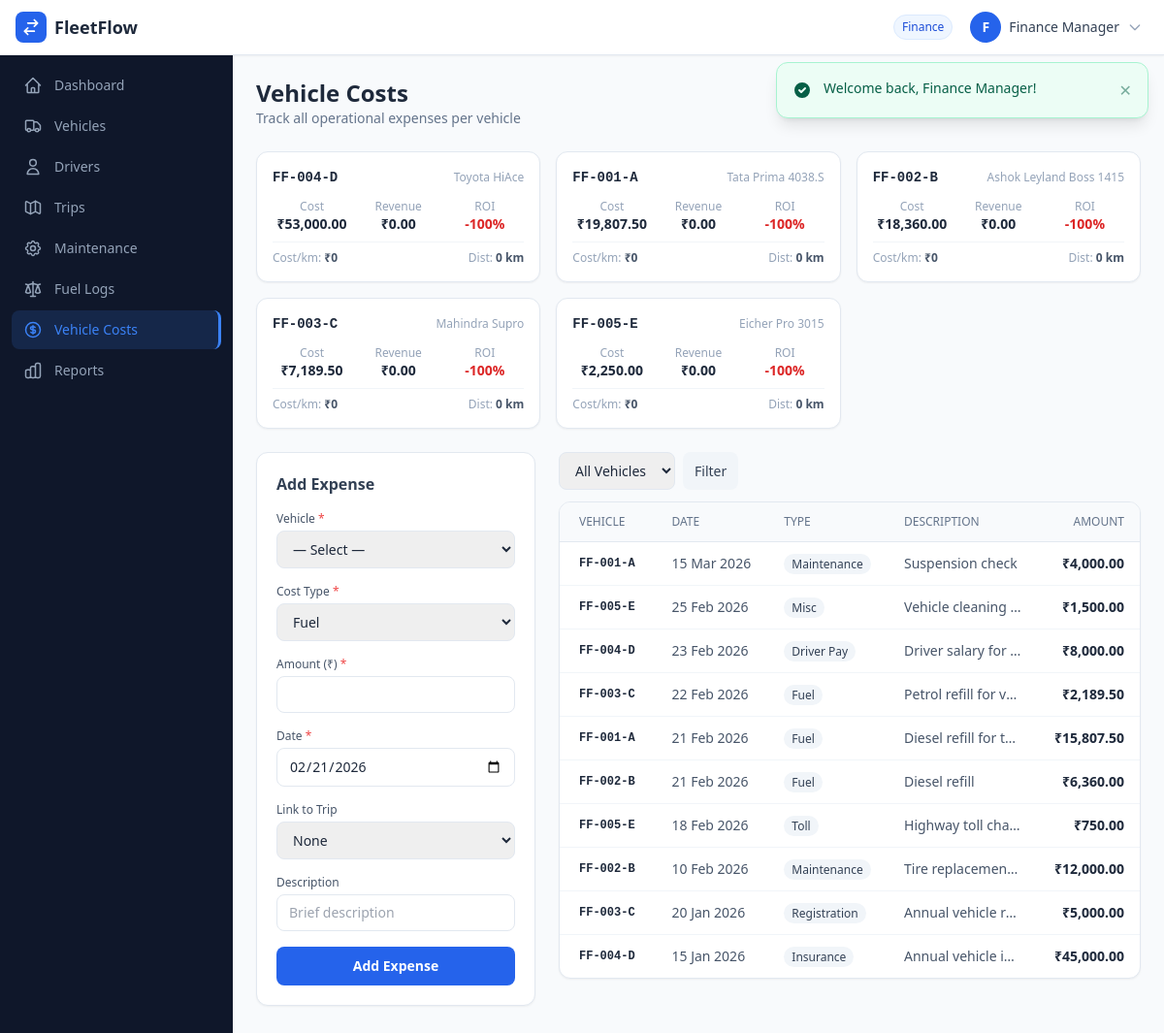
The page /vehicle_costs.php (signed in) on the database its author committed.
### tables this page shows
CREATE TABLE vehicles (
    id INT AUTO_INCREMENT PRIMARY KEY,
    license_plate VARCHAR(20) NOT NULL UNIQUE,
    make VARCHAR(50) NOT NULL,
    model VARCHAR(50) NOT NULL,
    year YEAR NOT NULL,
    type ENUM('Truck','Van','Car','Motorcycle','Bus','Other') NOT NULL DEFAULT 'Truck',
    max_capacity DECIMAL(10,2) NOT NULL COMMENT 'in kg',
    status ENUM('Available','On Trip','In Shop','Suspended') NOT NULL DEFAULT 'Available',
    odometer DECIMAL(10,2) DEFAULT 0 COMMENT 'in km',
    notes TEXT,
    created_at TIMESTAMP DEFAULT CURRENT_TIMESTAMP,
    updated_at TIMESTAMP DEFAULT CURRENT_TIMESTAMP ON UPDATE CURRENT_TIMESTAMP
);

CREATE TABLE vehicle_costs (
    id INT AUTO_INCREMENT PRIMARY KEY,
    vehicle_id INT NOT NULL,
    trip_id INT,
    cost_type ENUM('Fuel','Maintenance','Insurance','Registration','Toll','Driver Pay','Misc') NOT NULL,
    amount DECIMAL(12,2) NOT NULL,
    cost_date DATE NOT NULL,
    description VARCHAR(255),
    notes TEXT,
    created_by INT,
    created_at TIMESTAMP DEFAULT CURRENT_TIMESTAMP,
    FOREIGN KEY (vehicle_id) REFERENCES vehicles(id) ON DELETE CASCADE,
    FOREIGN KEY (trip_id) REFERENCES trips(id) ON DELETE SET NULL,
    FOREIGN KEY (created_by) REFERENCES users(id) ON DELETE SET NULL
);

### config.php (called while the page is built, shortened)
<?php
function e(string $str): string {
    return htmlspecialchars($str, ENT_QUOTES, 'UTF-8');
}
function formatCurrency(float $amount): string {
    return '₹' . number_format($amount, 2);
}

### vehicle_costs.php (the view, shortened to what this page needs)
<?php
$db = getDB();
$filter_vid = (int)($_GET['vehicle_id'] ?? 0);
$where  = $filter_vid ? "WHERE c.vehicle_id=:vid" : '';
$params = $filter_vid ? ['vid'=>$filter_vid] : [];
$costs  = $db->prepare("SELECT c.*, v.license_plate FROM vehicle_costs c JOIN vehicles v ON v.id=c.vehicle_id $where ORDER BY c.cost_date DESC, c.created_at DESC LIMIT 100");
$costs->execute($params);
$costs = $costs->fetchAll();
$summary = $db->query("
    SELECT v.id, v.license_plate, v.make, v.model,
        COALESCE(SUM(c.amount),0) as total_cost,
        COALESCE((SELECT SUM(revenue) FROM trips WHERE vehicle_id=v.id AND status='Completed'),0) as total_revenue,
        COALESCE((SELECT SUM(distance_km) FROM trips WHERE vehicle_id=v.id AND status='Completed'),0) as total_km
    FROM vehicles v
    LEFT JOIN vehicle_costs c ON c.vehicle_id=v.id
    GROUP BY v.id ORDER BY total_cost DESC
")->fetchAll();
include 'includes/header.php';
?>
<div class="mb-6">
    <h1 class="text-2xl font-bold text-slate-800">Vehicle Costs</h1>
    <p class="text-slate-500 text-sm">Track all operational expenses per vehicle</p>
</div>
<div class="grid grid-cols-1 sm:grid-cols-2 lg:grid-cols-3 gap-4 mb-6">
    <?php foreach(array_slice($summary,0,6) as $s):
        $roi = $s['total_cost'] > 0 ? round((($s['total_revenue'] - $s['total_cost']) / $s['total_cost'])*100,1) : 0;
        $cpm = $s['total_km'] > 0 ? round($s['total_cost']/$s['total_km'],2) : 0;
    ?>
    <div class="bg-white rounded-xl border border-slate-200 shadow-sm p-4">
        <div class="flex items-center justify-between mb-3">
            <span class="font-mono text-sm font-bold text-slate-800"><?= e($s['license_plate']) ?></span>
            <span class="text-xs text-slate-400"><?= e($s['make'].' '.$s['model']) ?></span>
        </div>
        <div class="grid grid-cols-3 gap-2 text-center">
            <div>
                <p class="text-xs text-slate-400">Cost</p>
                <p class="font-semibold text-slate-800 text-sm"><?= formatCurrency((float)$s['total_cost']) ?></p>
            </div>
            <div>
                <p class="text-xs text-slate-400">Revenue</p>
                <p class="font-semibold text-slate-800 text-sm"><?= formatCurrency((float)$s['total_revenue']) ?></p>
            </div>
            <div>
                <p class="text-xs text-slate-400">ROI</p>
                <p class="font-semibold text-sm <?= $roi >= 0 ? 'text-emerald-600' : 'text-red-600' ?>"><?= $roi ?>%</p>
            </div>
        </div>
        <div class="mt-2 pt-2 border-t border-slate-100 flex justify-between text-xs text-slate-400">
            <span>Cost/km: <strong class="text-slate-600">₹<?= $cpm ?></strong></span>
            <span>Dist: <strong class="text-slate-600"><?= number_format($s['total_km'],0) ?> km</strong></span>
        </div>
    </div>
    <?php endforeach; ?>
</div>
<div class="grid lg:grid-cols-3 gap-6">
    <div class="bg-white rounded-xl border border-slate-200 shadow-sm p-5">
        <h2 class="font-semibold text-slate-700 mb-4">Add Expense</h2>
        <form method="POST" class="space-y-4">
            <div>
                <label class="block text-xs font-medium text-slate-600 mb-1">Vehicle <span class="text-red-500">*</span></label>
                <select name="vehicle_id" class="w-full px-3 py-2 border border-slate-200 rounded-lg text-sm focus:outline-none focus:ring-2 focus:ring-blue-500" required>
                    <option value="">— Select —</option>
                </select>
            </div>
            <div>
                <label class="block text-xs font-medium text-slate-600 mb-1">Cost Type <span class="text-red-500">*</span></label>
                <select name="cost_type" class="w-full px-3 py-2 border border-slate-200 rounded-lg text-sm focus:outline-none focus:ring-2 focus:ring-blue-500">
                    <?php foreach(['Fuel','Maintenance','Insurance','Registration','Toll','Driver Pay','Misc'] as $ct): ?>
                    <option><?=$ct?></option>
                    <?php endforeach; ?>
                </select>
            </div>
            <div>
                <label class="block text-xs font-medium text-slate-600 mb-1">Amount (₹) <span class="text-red-500">*</span></label>
                <input type="number" name="amount" min="0.01" step="0.01" required
                       class="w-full px-3 py-2 border border-slate-200 rounded-lg text-sm focus:outline-none focus:ring-2 focus:ring-blue-500">
            </div>
            <div>
                <label class="block text-xs font-medium text-slate-600 mb-1">Date <span class="text-red-500">*</span></label>
                <input type="date" name="cost_date" value="<?= date('Y-m-d') ?>"
                       class="w-full px-3 py-2 border border-slate-200 rounded-lg text-sm focus:outline-none focus:ring-2 focus:ring-blue-500" required>
            </div>
            <div>
                <label class="block text-xs font-medium text-slate-600 mb-1">Link to Trip</label>
                <select name="trip_id" class="w-full px-3 py-2 border border-slate-200 rounded-lg text-sm focus:outline-none focus:ring-2 focus:ring-blue-500">
                    <option value="">None</option>
                </select>
            </div>
            <div>
                <label class="block text-xs font-medium text-slate-600 mb-1">Description</label>
                <input type="text" name="description"
                       class="w-full px-3 py-2 border border-slate-200 rounded-lg text-sm focus:outline-none focus:ring-2 focus:ring-blue-500"
                       placeholder="Brief description">
            </div>
            <button type="submit" class="w-full py-2.5 bg-blue-600 hover:bg-blue-700 text-white rounded-lg text-sm font-semibold transition">Add Expense</button>
        </form>
    </div>
    <div class="lg:col-span-2">
        <div class="flex items-center gap-3 mb-3">
            <form method="GET" class="flex gap-2">
                <select name="vehicle_id" class="px-3 py-2 border border-slate-200 rounded-lg text-sm focus:outline-none focus:ring-2 focus:ring-blue-500">
                    <option value="">All Vehicles</option>
                </select>
                <button type="submit" class="px-3 py-2 bg-slate-100 text-slate-700 rounded-lg text-sm hover:bg-slate-200 transition">Filter</button>
            </form>
        </div>
        <div class="bg-white rounded-xl border border-slate-200 shadow-sm overflow-hidden">
            <div class="overflow-x-auto">
                <table class="w-full text-sm">
                    <thead class="bg-slate-50 border-b border-slate-200">
                        <tr class="text-xs uppercase text-slate-500">
                            <th class="text-left px-5 py-3 font-medium">Vehicle</th>
                            <th class="text-left px-4 py-3 font-medium">Date</th>
                            <th class="text-left px-4 py-3 font-medium">Type</th>
                            <th class="text-left px-4 py-3 font-medium">Description</th>
                            <th class="text-right px-4 py-3 font-medium">Amount</th>
                        </tr>
                    </thead>
                    <tbody class="divide-y divide-slate-100">
                        <?php foreach($costs as $c): ?>
                        <tr class="hover:bg-slate-50">
                            <td class="px-5 py-3 font-mono text-xs font-semibold text-slate-800"><?= e($c['license_plate']) ?></td>
                            <td class="px-4 py-3 text-slate-600"><?= date('d M Y', strtotime($c['cost_date'])) ?></td>
                            <td class="px-4 py-3">
                                <span class="text-xs px-2 py-0.5 rounded-full bg-slate-100 text-slate-700 font-medium"><?= e($c['cost_type']) ?></span>
                            </td>
                            <td class="px-4 py-3 text-slate-600 max-w-[150px] truncate"><?= e($c['description'] ?? '—') ?></td>
                            <td class="px-4 py-3 text-right font-semibold text-slate-800"><?= formatCurrency((float)$c['amount']) ?></td>
                        </tr>
                        <?php endforeach; ?>
                    </tbody>
                </table>
            </div>
        </div>
    </div>
</div>
<?php include 'includes/footer.php'; ?>

### rows shown on the page
vehicles: license_plate "FF-004-D", make+model "Toyota HiAce", total_cost "₹53,000.00", total_revenue "₹0.00", roi "-100", cpm "0", total_km "0"
vehicles: license_plate "FF-001-A", make+model "Tata Prima 4038.S", total_cost "₹19,807.50", total_revenue "₹0.00", roi "-100", cpm "0", total_km "0"
vehicles: license_plate "FF-002-B", make+model "Ashok Leyland Boss 1415", total_cost "₹18,360.00", total_revenue "₹0.00", roi "-100", cpm "0", total_km "0"
vehicles: license_plate "FF-003-C", make+model "Mahindra Supro", total_cost "₹7,189.50", total_revenue "₹0.00", roi "-100", cpm "0", total_km "0"
vehicles: license_plate "FF-005-E", make+model "Eicher Pro 3015", total_cost "₹2,250.00", total_revenue "₹0.00", roi "-100", cpm "0", total_km "0"
vehicle_costs: vehicle.license_plate "FF-001-A", cost_date "15 Mar 2026", cost_type "Maintenance", description "Suspension check", amount "₹4,000.00"
vehicle_costs: vehicle.license_plate "FF-005-E", cost_date "25 Feb 2026", cost_type "Misc", description "Vehicle cleaning…", amount "₹1,500.00"
vehicle_costs: vehicle.license_plate "FF-004-D", cost_date "23 Feb 2026", cost_type "Driver Pay", description "Driver salary for…", amount "₹8,000.00"
vehicle_costs: vehicle.license_plate "FF-003-C", cost_date "22 Feb 2026", cost_type "Fuel", description "Petrol refill for v…", amount "₹2,189.50"
vehicle_costs: vehicle.license_plate "FF-001-A", cost_date "21 Feb 2026", cost_type "Fuel", description "Diesel refill for trip", amount "₹15,807.50"
vehicle_costs: vehicle.license_plate "FF-002-B", cost_date "21 Feb 2026", cost_type "Fuel", description "Diesel refill", amount "₹6,360.00"
vehicle_costs: vehicle.license_plate "FF-005-E", cost_date "18 Feb 2026", cost_type "Toll", description "Highway toll cha…", amount "₹750.00"
vehicle_costs: vehicle.license_plate "FF-002-B", cost_date "10 Feb 2026", cost_type "Maintenance", description "Tire replacemen…", amount "₹12,000.00"
vehicle_costs: vehicle.license_plate "FF-003-C", cost_date "20 Jan 2026", cost_type "Registration", description "Annual vehicle r…", amount "₹5,000.00"
vehicle_costs: vehicle.license_plate "FF-004-D", cost_date "15 Jan 2026", cost_type "Insurance", description "Annual vehicle i…", amount "₹45,000.00"

### other values the page prints
$user['role'] "Finance"
substr($user['name'] ?? 'U', 0, 1) "F"
$user['name'] "Finance Manager"
$item['label'] "Dashboard"
$item['label'] "Vehicles"
$item['label'] "Drivers"
$item['label'] "Trips"
$item['label'] "Maintenance"
$item['label'] "Fuel Logs"
$item['label'] "Vehicle Costs"
$item['label'] "Reports"
$flash['message'] "Welcome back, Finance Manager!"
form field cost_type "Fuel"
